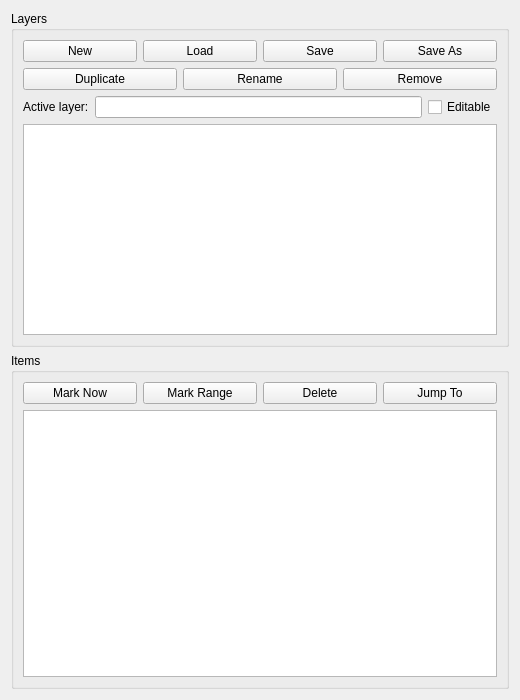
<?xml version="1.0" encoding="UTF-8"?>
<ui version="4.0">
 <class>MarkersPanel</class>
 <widget class="QWidget" name="MarkersPanel">
  <property name="geometry">
   <rect>
    <x>0</x>
    <y>0</y>
    <width>520</width>
    <height>700</height>
   </rect>
  </property>
  <property name="windowTitle">
   <string>Markers</string>
  </property>
  <layout class="QVBoxLayout" name="verticalLayout">
   <item>
    <widget class="QGroupBox" name="groupLayers">
     <property name="title">
      <string>Layers</string>
     </property>
     <layout class="QVBoxLayout" name="verticalLayoutLayers">
      <item>
       <layout class="QHBoxLayout" name="horizontalLayoutLayerButtons">
        <item>
         <widget class="QPushButton" name="buttonNewLayer">
          <property name="text">
           <string>New</string>
          </property>
         </widget>
        </item>
        <item>
         <widget class="QPushButton" name="buttonLoadLayer">
          <property name="text">
           <string>Load</string>
          </property>
         </widget>
        </item>
        <item>
         <widget class="QPushButton" name="buttonSaveLayer">
          <property name="text">
           <string>Save</string>
          </property>
         </widget>
        </item>
        <item>
         <widget class="QPushButton" name="buttonSaveLayerAs">
          <property name="text">
           <string>Save As</string>
          </property>
         </widget>
        </item>
       </layout>
      </item>
      <item>
       <layout class="QHBoxLayout" name="horizontalLayoutLayerButtons2">
        <item>
         <widget class="QPushButton" name="buttonDuplicateLayer">
          <property name="text">
           <string>Duplicate</string>
          </property>
         </widget>
        </item>
        <item>
         <widget class="QPushButton" name="buttonRenameLayer">
          <property name="text">
           <string>Rename</string>
          </property>
         </widget>
        </item>
        <item>
         <widget class="QPushButton" name="buttonRemoveLayer">
          <property name="text">
           <string>Remove</string>
          </property>
         </widget>
        </item>
       </layout>
      </item>
      <item>
       <layout class="QHBoxLayout" name="horizontalLayoutActiveLayer">
        <item>
         <widget class="QLabel" name="labelActiveLayer">
          <property name="text">
           <string>Active layer:</string>
          </property>
         </widget>
        </item>
        <item>
         <widget class="QLineEdit" name="lineEditLayerName">
          <property name="readOnly">
           <bool>true</bool>
          </property>
         </widget>
        </item>
        <item>
         <widget class="QCheckBox" name="checkBoxLayerEditable">
          <property name="text">
           <string>Editable</string>
          </property>
         </widget>
        </item>
       </layout>
      </item>
      <item>
       <widget class="QListWidget" name="listWidgetLayers"/>
      </item>
     </layout>
    </widget>
   </item>
   <item>
    <widget class="QGroupBox" name="groupItems">
     <property name="title">
      <string>Items</string>
     </property>
     <layout class="QVBoxLayout" name="verticalLayoutItems">
      <item>
       <layout class="QHBoxLayout" name="horizontalLayoutItemButtons">
        <item>
         <widget class="QPushButton" name="buttonMarkNow">
          <property name="text">
           <string>Mark Now</string>
          </property>
         </widget>
        </item>
        <item>
         <widget class="QPushButton" name="buttonMarkRange">
          <property name="text">
           <string>Mark Range</string>
          </property>
         </widget>
        </item>
        <item>
         <widget class="QPushButton" name="buttonDeleteItem">
          <property name="text">
           <string>Delete</string>
          </property>
         </widget>
        </item>
        <item>
         <widget class="QPushButton" name="buttonJumpTo">
          <property name="text">
           <string>Jump To</string>
          </property>
         </widget>
        </item>
       </layout>
      </item>
      <item>
       <widget class="QTableWidget" name="tableWidgetItems"/>
      </item>
     </layout>
    </widget>
   </item>
  </layout>
 </widget>
 <resources/>
 <connections/>
</ui>
